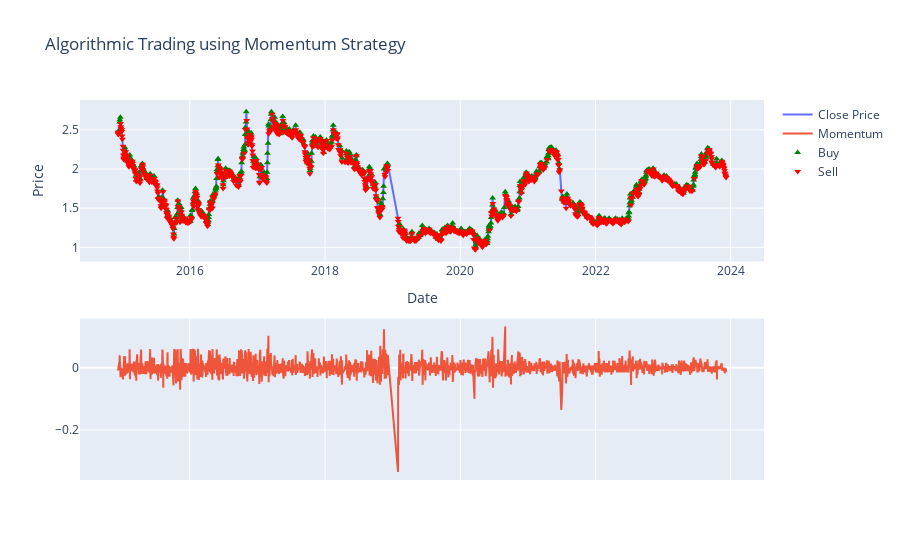

Notebook code for this chart:
### Code cell
# Creating subplots to show momentum and buying/selling markers
figure = make_subplots(rows=2, cols=1)
figure.add_trace(go.Scatter(x=data.index, 
                         y=data['Close'], 
                         name='Close Price'))
figure.add_trace(go.Scatter(x=data.index, 
                         y=data['momentum'], 
                         name='Momentum', 
                         yaxis='y2'))

# Adding the buy and sell signals
figure.add_trace(go.Scatter(x=data.loc[data['momentum'] > 0].index, 
                         y=data.loc[data['momentum'] > 0]['Close'], 
                         mode='markers', name='Buy', 
                         marker=dict(color='green', symbol='triangle-up')))

figure.add_trace(go.Scatter(x=data.loc[data['momentum'] < 0].index, 
                         y=data.loc[data['momentum'] < 0]['Close'], 
                         mode='markers', name='Sell', 
                         marker=dict(color='red', symbol='triangle-down')))
figure.update_layout(title='Algorithmic Trading using Momentum Strategy',
                  xaxis_title='Date',
                  yaxis_title='Price')
figure.update_yaxes(title="Momentum", secondary_y=True)

### Figure 1 — Plotly figure (JSON) as saved in the notebook; plotly's stock layout.template omitted (floating-point values rounded to 4 significant figures; data arrays with more than 128 entries replaced by an {"elided": "..."} marker saying what was removed)
{"data": [{"name": "Close Price", "type": "scatter", "x": {"elided": "2193 str values"}, "y": {"elided": "2193 float values"}}, {"name": "Momentum", "type": "scatter", "x": {"elided": "2193 str values"}, "y": {"elided": "2193 float values"}, "yaxis": "y2"}, {"marker": {"color": "green", "symbol": "triangle-up"}, "mode": "markers", "name": "Buy", "type": "scatter", "x": {"elided": "810 str values"}, "y": {"elided": "810 float values"}}, {"marker": {"color": "red", "symbol": "triangle-down"}, "mode": "markers", "name": "Sell", "type": "scatter", "x": {"elided": "954 str values"}, "y": {"elided": "954 float values"}}], "layout": {"autosize": true, "title": {"text": "Algorithmic Trading using Momentum Strategy"}, "xaxis": {"anchor": "y", "autorange": true, "domain": [0, 1], "range": ["2014-05-23 00:17:56.2744", "2024-06-23 23:42:03.7256"], "title": {"text": "Date"}, "type": "date"}, "xaxis2": {"anchor": "y2", "domain": [0, 1]}, "yaxis": {"anchor": "x", "autorange": true, "domain": [0.575, 1], "range": [0.7527, 2.947], "title": {"text": "Price"}, "type": "linear"}, "yaxis2": {"anchor": "x2", "autorange": true, "domain": [0, 0.425], "range": [-0.3609, 0.1584], "type": "linear"}}}
